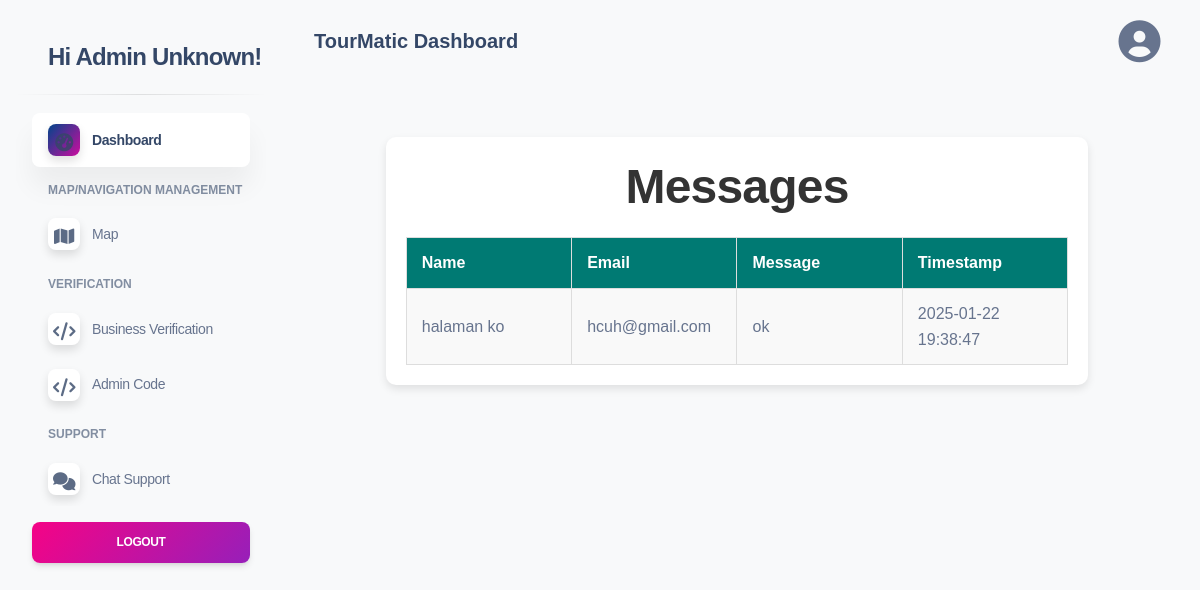
Page /admin/chat-support.php on the committed database.
### tables this page shows
CREATE TABLE `messages` (
  `id` int(11) NOT NULL,
  `name` varchar(255) NOT NULL,
  `email` varchar(255) NOT NULL,
  `message` text NOT NULL,
  `timestamp` datetime DEFAULT current_timestamp()
);

### admin/chat-support.php (the view, shortened to what this page needs)
<?php
include('../config/database.php');
include('includes/header.php');
$sql = "SELECT * FROM messages ORDER BY timestamp DESC";
$result = $conn->query($sql);
?>
<!DOCTYPE html>
<html lang="en">
<head>
    <link rel="stylesheet" href="../assets/css/chat.css">
</head>
<body>
<div class="dashboard-container">
    <h1>Messages</h1>
    <table>
        <thead>
            <tr>
                <th>Name</th>
                <th>Email</th>
                <th>Message</th>
                <th>Timestamp</th>
            </tr>
        </thead>
        <tbody>
            <?php while ($row = $result->fetch_assoc()): ?>
                <tr>
                    <td><?php echo htmlspecialchars($row['name']); ?></td>
                    <td><?php echo htmlspecialchars($row['email']); ?></td>
                    <td><?php echo htmlspecialchars($row['message']); ?></td>
                    <td><?php echo htmlspecialchars($row['timestamp']); ?></td>
                </tr>
            <?php endwhile; ?>
        </tbody>
    </table>
</div>
</body>
</html>

### assets/css/chat.css (style rules this page uses)
body { font-family: Arial, sans-serif; background-color: #f5f5f5; margin: 0; padding: 0; }
.dashboard-container { width: 80%; margin: 30px auto; background-color: #ffffff; padding: 20px; border-radius: 10px; box-shadow: 0 4px 8px rgba(0, 0, 0, 0.1); }
h1 { text-align: center; color: #333; margin-bottom: 20px; }
table { width: 100%; border-collapse: collapse; table-layout: fixed; }
thead { background-color: #007a73; color: white; }
th, td { padding: 12px 15px; text-align: left; border: 1px solid #ddd; word-wrap: break-word; }
tbody tr:nth-child(odd) { background-color: #f9f9f9; }

### rows in the picture
messages: name "halaman ko", email "hcuh@gmail.com", message "ok", timestamp "2025-01-22 19:38:47"
